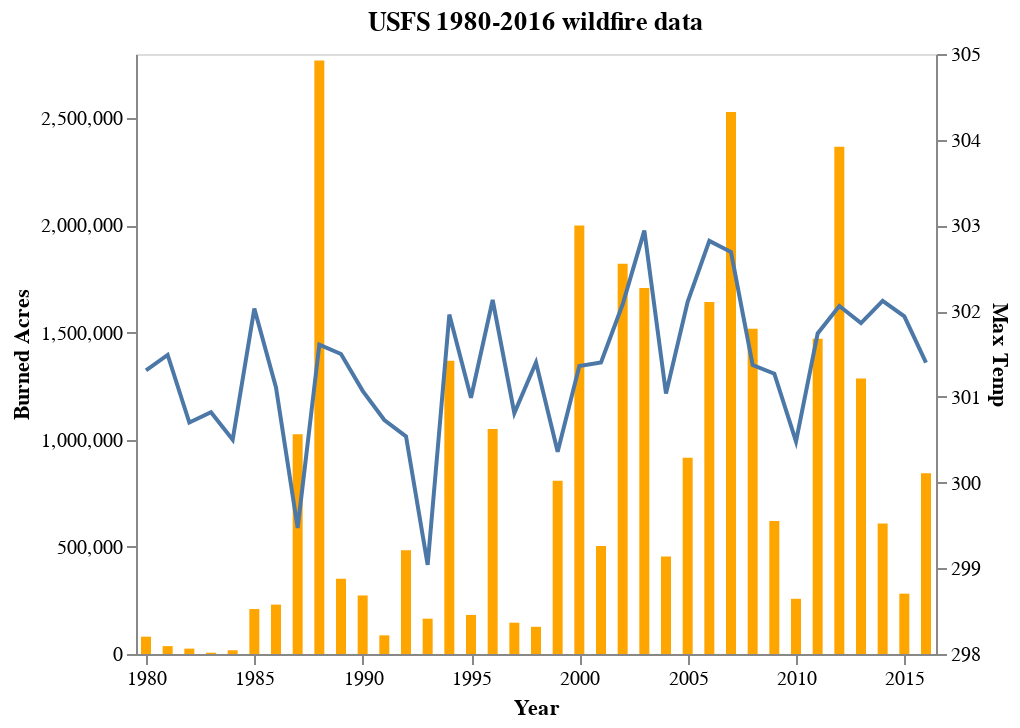

Here is the notebook cell this chart was saved with:
### Code cell
import altair as alt
chart = alt.Chart(annual_df.reset_index(),title='USFS 1980-2016 wildfire data')

base = chart.encode(alt.X('YEAR',scale=alt.Scale(zero=False,domain=(1980, 2016)),axis=alt.Axis(format='.0f',title='Year')))

bar=base.mark_bar(color='orange').encode(alt.Y('total_acre:Q',axis=alt.Axis(title='Burned Acres')))

line =  base.mark_line().encode(
    alt.Y('Max Temp:Q',scale=alt.Scale(domain=(298, 305))))

alt.layer(
    bar,
    line
).resolve_scale(
    y='independent'
).configure_axis(grid=False)

### Figure 1 — Vega-Lite specification as saved in the notebook (floating-point values rounded to 4 significant figures)
{"$schema": "https://vega.github.io/schema/vega-lite/v2.6.0.json", "config": {"axis": {"grid": false}, "view": {"height": 300, "width": 400}}, "datasets": {"data-90b028aa721197f1785b62443f5450a8": [{"Max Temp": 301.3, "Mean Precip": 1.251, "Mean Temp": 290.8, "YEAR": 1980, "event_count": 10, "season_length": 235, "total_acre": 80857}, {"Max Temp": 301.5, "Mean Precip": 1.26, "Mean Temp": 291.5, "YEAR": 1981, "event_count": 15, "season_length": 122, "total_acre": 36753}, {"Max Temp": 300.7, "Mean Precip": 1.446, "Mean Temp": 289.8, "YEAR": 1982, "event_count": 4, "season_length": 99, "total_acre": 25154}, {"Max Temp": 300.8, "Mean Precip": 1.72, "Mean Temp": 290.2, "YEAR": 1983, "event_count": 2, "season_length": 55, "total_acre": 5992}, {"Max Temp": 300.5, "Mean Precip": 1.166, "Mean Temp": 289.9, "YEAR": 1984, "event_count": 7, "season_length": 210, "total_acre": 17385}, {"Max Temp": 302.0, "Mean Precip": 0.9557, "Mean Temp": 289.7, "YEAR": 1985, "event_count": 18, "season_length": 111, "total_acre": 209735}, {"Max Temp": 301.1, "Mean Precip": 0.9929, "Mean Temp": 291.0, "YEAR": 1986, "event_count": 45, "season_length": 212, "total_acre": 230487}, {"Max Temp": 299.5, "Mean Precip": 0.8969, "Mean Temp": 290.9, "YEAR": 1987, "event_count": 108, "season_length": 173, "total_acre": 1025011}, {"Max Temp": 301.6, "Mean Precip": 0.772, "Mean Temp": 291.0, "YEAR": 1988, "event_count": 109, "season_length": 252, "total_acre": 2770000.0}, {"Max Temp": 301.5, "Mean Precip": 0.7157, "Mean Temp": 290.7, "YEAR": 1989, "event_count": 65, "season_length": 224, "total_acre": 351100.0}, {"Max Temp": 301.1, "Mean Precip": 0.8283, "Mean Temp": 290.9, "YEAR": 1990, "event_count": 38, "season_length": 257, "total_acre": 273200.0}, {"Max Temp": 300.7, "Mean Precip": 0.9159, "Mean Temp": 290.6, "YEAR": 1991, "event_count": 29, "season_length": 208, "total_acre": 87064}, {"Max Temp": 300.5, "Mean Precip": 0.95, "Mean Temp": 291.4, "YEAR": 1992, "event_count": 50, "season_length": 272, "total_acre": 484600.0}, {"Max Temp": 299.0, "Mean Precip": 1.085, "Mean Temp": 290.3, "YEAR": 1993, "event_count": 23, "season_length": 197, "total_acre": 164824}, {"Max Temp": 302.0, "Mean Precip": 0.8769, "Mean Temp": 291.3, "YEAR": 1994, "event_count": 133, "season_length": 215, "total_acre": 1369000.0}, {"Max Temp": 301.0, "Mean Precip": 1.058, "Mean Temp": 291.2, "YEAR": 1995, "event_count": 35, "season_length": 252, "total_acre": 182363}, {"Max Temp": 302.1, "Mean Precip": 1.016, "Mean Temp": 291.2, "YEAR": 1996, "event_count": 92, "season_length": 264, "total_acre": 1050000.0}, {"Max Temp": 300.8, "Mean Precip": 0.9581, "Mean Temp": 290.9, "YEAR": 1997, "event_count": 13, "season_length": 197, "total_acre": 146080}, {"Max Temp": 301.4, "Mean Precip": 1.383, "Mean Temp": 290.7, "YEAR": 1998, "event_count": 35, "season_length": 131, "total_acre": 127000.0}, {"Max Temp": 300.4, "Mean Precip": 0.9015, "Mean Temp": 291.1, "YEAR": 1999, "event_count": 66, "season_length": 273, "total_acre": 808468}, {"Max Temp": 301.4, "Mean Precip": 0.9252, "Mean Temp": 291.1, "YEAR": 2000, "event_count": 144, "season_length": 255, "total_acre": 1999000.0}, {"Max Temp": 301.4, "Mean Precip": 0.8883, "Mean Temp": 291.4, "YEAR": 2001, "event_count": 67, "season_length": 342, "total_acre": 503900.0}, {"Max Temp": 302.1, "Mean Precip": 0.7173, "Mean Temp": 291.0, "YEAR": 2002, "event_count": 98, "season_length": 278, "total_acre": 1822000.0}, {"Max Temp": 302.9, "Mean Precip": 0.8578, "Mean Temp": 291.7, "YEAR": 2003, "event_count": 146, "season_length": 220, "total_acre": 1707000.0}, {"Max Temp": 301.0, "Mean Precip": 0.9235, "Mean Temp": 291.2, "YEAR": 2004, "event_count": 45, "season_length": 214, "total_acre": 455000.0}, {"Max Temp": 302.1, "Mean Precip": 1.114, "Mean Temp": 291.3, "YEAR": 2005, "event_count": 84, "season_length": 253, "total_acre": 916100.0}, {"Max Temp": 302.8, "Mean Precip": 0.9978, "Mean Temp": 291.4, "YEAR": 2006, "event_count": 140, "season_length": 309, "total_acre": 1643000.0}, {"Max Temp": 302.7, "Mean Precip": 0.6935, "Mean Temp": 291.4, "YEAR": 2007, "event_count": 134, "season_length": 365, "total_acre": 2530000.0}, {"Max Temp": 301.4, "Mean Precip": 0.6829, "Mean Temp": 290.8, "YEAR": 2008, "event_count": 124, "season_length": 306, "total_acre": 1518000.0}, {"Max Temp": 301.3, "Mean Precip": 0.6806, "Mean Temp": 290.9, "YEAR": 2009, "event_count": 85, "season_length": 283, "total_acre": 620600.0}, {"Max Temp": 300.5, "Mean Precip": 1.065, "Mean Temp": 290.8, "YEAR": 2010, "event_count": 51, "season_length": 365, "total_acre": 257600.0}, {"Max Temp": 301.7, "Mean Precip": 0.8372, "Mean Temp": 290.6, "YEAR": 2011, "event_count": 92, "season_length": 279, "total_acre": 1471000.0}, {"Max Temp": 302.1, "Mean Precip": 0.7844, "Mean Temp": 291.9, "YEAR": 2012, "event_count": 127, "season_length": 197, "total_acre": 2368000.0}, {"Max Temp": 301.9, "Mean Precip": 0.5922, "Mean Temp": 291.1, "YEAR": 2013, "event_count": 69, "season_length": 289, "total_acre": 1285000.0}, {"Max Temp": 302.1, "Mean Precip": 0.8441, "Mean Temp": 292.1, "YEAR": 2014, "event_count": 57, "season_length": 323, "total_acre": 609400.0}, {"Max Temp": 301.9, "Mean Precip": 0.8126, "Mean Temp": 292.5, "YEAR": 2015, "event_count": 123, "season_length": 275, "total_acre": 281600.0}, {"Max Temp": 301.4, "Mean Precip": 0.988, "Mean Temp": 292.0, "YEAR": 2016, "event_count": 64, "season_length": 297, "total_acre": 843000.0}]}, "layer": [{"data": {"name": "data-90b028aa721197f1785b62443f5450a8"}, "encoding": {"x": {"axis": {"format": ".0f", "title": "Year"}, "field": "YEAR", "scale": {"domain": [1980, 2016], "zero": false}, "type": "quantitative"}, "y": {"axis": {"title": "Burned Acres"}, "field": "total_acre", "type": "quantitative"}}, "mark": {"color": "orange", "type": "bar"}, "title": "USFS 1980-2016 wildfire data"}, {"data": {"name": "data-90b028aa721197f1785b62443f5450a8"}, "encoding": {"x": {"axis": {"format": ".0f", "title": "Year"}, "field": "YEAR", "scale": {"domain": [1980, 2016], "zero": false}, "type": "quantitative"}, "y": {"field": "Max Temp", "scale": {"domain": [298, 305]}, "type": "quantitative"}}, "mark": "line", "title": "USFS 1980-2016 wildfire data"}], "resolve": {"scale": {"x": "shared", "y": "independent"}}}
